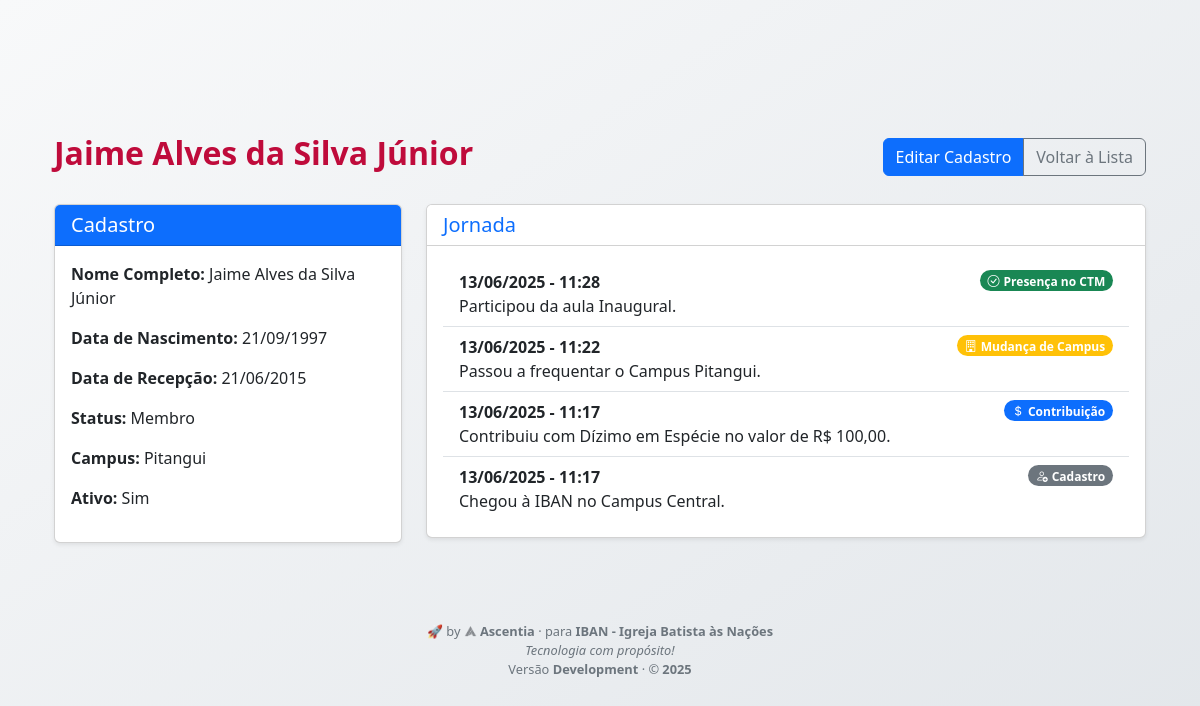
The app's page /membresia/2/perfil (signed in) with its own data.
### app/membresia/models.py (models this page shows, shortened)
class Membro(db.Model, UserMixin):
    id = db.Column(db.Integer, primary_key=True)
    nome_completo = db.Column(db.String(120), nullable=False)
    data_nascimento = db.Column(db.Date, nullable=True)
    data_recepcao = db.Column(db.Date, nullable=True)
    status = db.Column(db.String(50), nullable=False)
    campus = db.Column(db.String(50), nullable=False)
    ativo = db.Column(db.Boolean, default=True)
    presencas = db.relationship('Presenca', backref='membro', lazy=True)
    jornada_evento = db.relationship('JornadaEvento', backref='membro', lazy=True)

class JornadaEvento(db.Model):
    id = db.Column(db.Integer, primary_key=True)
    membro_id = db.Column(db.Integer, db.ForeignKey('membro.id'), nullable=False)
    data_evento = db.Column(db.DateTime, default=datetime.utcnow)
    descricao = db.Column(db.Text, nullable=False)
    tipo_evento = db.Column(db.String(50), nullable=False)

### app/membresia/routes.py (the view)
@membresia_bp.route('/<int:id>/perfil')
@login_required
def perfil(id):
    membro = Membro.query.get_or_404(id)
    jornada = JornadaEvento.query.filter_by(membro_id=membro.id).order_by(JornadaEvento.data_evento.desc()).all()
    return render_template('membresia/perfil.html',
                           membro=membro, jornada=jornada, jornada_config=current_app.config.get('JORNADA', {}), ano=ano, versao=versao)

### app/__init__.py (called while the page is built)
def create_app():
    app = Flask(__name__)
    app.config.from_object(Config)
    app.jinja_env.filters['brasilia'] = to_brasilia
    app.jinja_env.filters['strftime'] = format_datetime
    app.jinja_env.filters['currency'] = format_currency
    db.init_app(app)
    migrate.init_app(app, db)
    login_manager.init_app(app)
    app.register_blueprint(auth_bp)
    app.register_blueprint(membresia_bp)
    app.register_blueprint(financeiro_bp)
    app.register_blueprint(ctm_bp)
    from .cli import create_admin
    app.cli.add_command(create_admin)
    @app.context_processor
    def inject_config():
        return dict(config=app.config)
    return app

### app/auth/routes.py (called while the page is built)
@login_manager.user_loader
def load_user(user_id):
    return User.query.get(int(user_id))

### app/filters.py (called while the page is built)
def to_brasilia(value):
    if value is None:
        return ''
    if isinstance(value, datetime) and value.tzinfo is None:
        value = utc.localize(value)
    return value.astimezone(timezone('America/Sao_Paulo'))

def format_datetime(value, format="%d/%m/%Y %H:%M"):
    if value is None:
        return ''
    if isinstance(value, datetime):
        return value.strftime(format)
    return str(value)

### app/templates/membresia/perfil.html (shortened to what this page needs)
{% extends 'base/layout.html' %}
{% block content %}
<div class="container mt-4">
    <div class="d-flex justify-content-between align-items-center mb-4">
        <h2><strong>{{ membro.nome_completo }}</strong></h2>
        <div class="btn-group">
            <a href="{{ url_for('membresia.editar_membro', id=membro.id) }}" class="btn btn-primary">Editar Cadastro</a>
            <a href="{{ url_for('membresia.index') }}" class="btn btn-outline-secondary">Voltar à Lista</a>
        </div>
    </div>
    <div class="row">
        <div class="col-md-4">
            <div class="card shadow-sm mb-4">
                <div class="card-header bg-primary text-white">
                    <h5 class="mb-0">Cadastro</h5>
                </div>
                <div class="card-body">
                    <p><strong>Nome Completo:</strong> {{ membro.nome_completo }}</p>
                    <p><strong>Data de Nascimento:</strong> {{ membro.data_nascimento.strftime('%d/%m/%Y') if membro.data_nascimento else 'Não informado' }}</p>
                    <p><strong>Data de Recepção:</strong> {{ membro.data_recepcao.strftime('%d/%m/%Y') if membro.data_recepcao else 'Não informado' }}</p>
                    <p><strong>Status:</strong> {{ membro.status }}</p>
                    <p><strong>Campus:</strong> {{ membro.campus }}</p>
                    <p><strong>Ativo:</strong> {{ 'Sim' if membro.ativo else 'Não' }}</p>
                </div>
            </div>
        </div>
        <div class="col-md-8">
            <div class="card shadow-sm mb-4">
                <div class="card-header bg-white text-primary">
                    <h5 class="mb-0">Jornada</h5>
                </div>
                <div class="card-body">
                    {% if jornada %}
                    <ul class="list-group list-group-flush">
                    {% for evento in jornada %}
                        {% set estilo = jornada_config.get(evento.tipo_evento, {'class': 'bg-secondary', 'icon': 'bi-info-circle', 'label': 'Desconhecido'}) %}
                        <li class="list-group-item d-flex justify-content-between align-items-start">
                            <div>
                                <div class="fw-bold">{{ evento.data_evento | brasilia | strftime('%d/%m/%Y - %H:%M') }}</div>
                                {{ evento.descricao }}
                            </div>
                            <span class="badge {{ estilo.class }} rounded-pill">
                                <i class="bi {{ estilo.icon }} me-1"></i>{{ estilo.label }}
                            </span>
                        </li>
                    {% endfor %}
                    </ul>
                    {% else %}
                    <p class="text-muted">Nenhum evento registrado para este membro ainda.</p>
                    {% endif %}
                </div>
            </div>
        </div>
    </div>
</div>
{% endblock %}

### app/static/css/custom.css (style rules this page uses)
:root { --cor-primaria: #021D40; --cor-secundaria: #BF0B3B; --cor-destaque: #BF0B3B; --cor-branco: #ffffff; --cor-texto: #021D40; }
body { background: linear-gradient(to bottom right, #f8f9fa, #e2e6ea); color: var(--cor-texto); min-height: 100vh; padding-top: 70px; }
.card { background-color: white; }
h2 { text-align: center; color: var(--cor-destaque); }

### records on screen
Membro: nome_completo "Jaime Alves da Silva Júnior", data_nascimento "21/09/1997", data_recepcao "21/06/2015", status "Membro", campus "Pitangui", ativo "Sim"
JornadaEvento: data_evento|brasilia "13/06/2025 - 11:28", descricao "Participou da aula Inaugural.", label "Presença no CTM"
JornadaEvento: data_evento|brasilia "13/06/2025 - 11:22", descricao "Passou a frequentar o Campus Pitangui.", label "Mudança de Campus"
JornadaEvento: data_evento|brasilia "13/06/2025 - 11:17", descricao "Contribuiu com Dízimo em Espécie no valor de R$ 100,00.", label "Contribuição"
JornadaEvento: data_evento|brasilia "13/06/2025 - 11:17", descricao "Chegou à IBAN no Campus Central.", label "Cadastro"

### other values on screen
{{ versao }} "Development"
{{ ano }} "2025"
